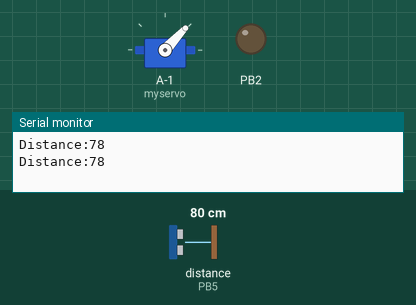
Simulated run of this sketch. Board: ATtiny85, built with avr-gcc and run on an emulated ATtiny85. On the bench: servo, output pins drawn as LEDs (lit = HIGH), the last lines printed to the serial monitor. Wiring (inferred from the names in the program): ultrasonic range finder: trigger PB4; echo PB5. The inputs (shaded band) are chosen by the test bench; at power-on: distance to the obstacle (sensor on PB5) 80 cm. The echo pulse lasts 58.3 µs per cm; pins used as bus, display or sensor lines are not drawn.

Above: at 3.7 s.
3.8 s: distance to the obstacle (sensor on PB5) set to 99 cm
At 4.03 s:
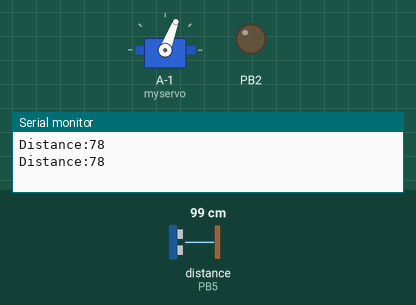
10.3 s: distance to the obstacle (sensor on PB5) set to 105 cm
At 13.2 s:
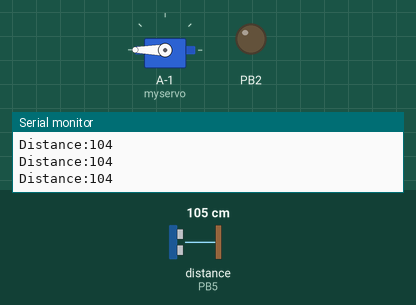
14.1 s: distance to the obstacle (sensor on PB5) set to 2 cm
At 14.25 s:
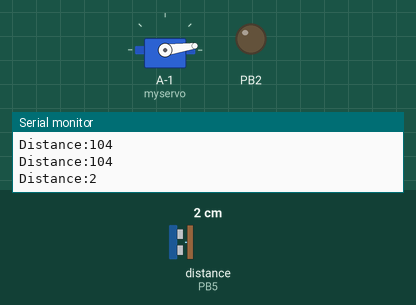
Timing chart, 0 to 23.9 s (numbered marks = the images above; inputs shaded):
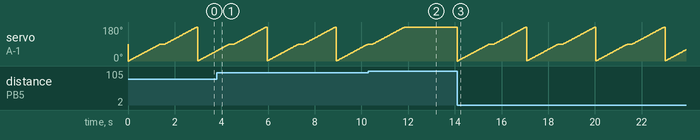

The sketch:

Servo_Motor_control_with_ultrasonic_sensor.ino
```cpp
#include <Servo.h>
const int trigpin=4;
const int echopin=5;
long duration;
int distance;
Servo myservo;
int pos=0;
void setup() {
  // put your setup code here, to run once:
  pinMode(2,OUTPUT);
  pinMode(trigpin,OUTPUT);
  pinMode(echopin,INPUT);
  Serial.begin(115200);
   myservo.attach(13);

}

void loop() {
  // put your main code here, to run repeatedly:
  digitalWrite (trigpin,LOW);
  delayMicroseconds(2);
  digitalWrite(trigpin,HIGH);
  delayMicroseconds(1000);
  digitalWrite(trigpin,LOW);
  duration=pulseIn(echopin,HIGH);
  //calculating the distance
  distance=duration*0.034/2;
  Serial.print("Distance:");
  Serial.println(distance);
  if(distance<=100)
    for(pos=0;pos<=180;pos+=1)
  {
    myservo.write(pos);
    if(pos==90)
    delay(200);
    delay(15);
  }

  for(pos=180;pos>=0;pos=-1)
  {
    myservo.write(pos);
   if(pos==90)
    delay(200);
    delay(15);
  }


}
```

DC_Motor.c
```cpp
/*
 * GccApplication1.c
 *
 * Created: 5/15/2019 1:24:11 AM
 * Author : user
 */
#ifndef F_CPU
#include <avr/io.h>
#define F_CPU 16000000UL
#endif
#include <util/delay.h>


int main(void)
{
	DDRB=0XFF;

    /* Replace with your application code */
    while (1)
    {
		PORTB=(1<<PB1);
		PORTB=(0<<PB2);
		_delay_ms(100);
		PORTB=(0<<PB1);
		PORTB=(1<<PB2);
		_delay_ms(100);


    }
}
```

Measured:
- the behaviour switches between 102 and 103 cm on distance to the obstacle (sensor on PB5) (found by bisection; images 1 and 2)
- after the input at 10.3 s, servo on A-1 (myservo): goes on until 11.8 s, then stays 180°
- after the input at 14.1 s, servo on A-1 (myservo): ramps from 0° to 180° and jumps back, once every 3.0 s
- by itself, servo on A-1 (myservo): ramps from 1° to 180° and jumps back, once every 3.0 s
